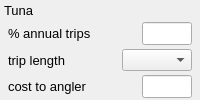
           <widget class="QWidget" native="1" name="widget_4" >
            <layout class="QVBoxLayout" name="verticalLayout" >
             <property name="spacing" >
              <number>4</number>
             </property>
             <property name="leftMargin" >
              <number>4</number>
             </property>
             <property name="topMargin" >
              <number>2</number>
             </property>
             <property name="rightMargin" >
              <number>4</number>
             </property>
             <property name="bottomMargin" >
              <number>2</number>
             </property>
             <item>
              <widget class="QLabel" name="label_4" >
               <property name="font" >
                <font>
                 <pointsize>10</pointsize>
                </font>
               </property>
               <property name="text" >
                <string>Tuna</string>
               </property>
              </widget>
             </item>
             <item>
              <widget class="QWidget" native="1" name="widget_5" >
               <layout class="QHBoxLayout" name="horizontalLayout_4" >
                <property name="spacing" >
                 <number>4</number>
                </property>
                <property name="leftMargin" >
                 <number>4</number>
                </property>
                <property name="topMargin" >
                 <number>0</number>
                </property>
                <property name="rightMargin" >
                 <number>4</number>
                </property>
                <property name="bottomMargin" >
                 <number>0</number>
                </property>
                <item>
                 <widget class="QLabel" name="label_5" >
                  <property name="font" >
                   <font>
                    <pointsize>10</pointsize>
                   </font>
                  </property>
                  <property name="text" >
                   <string>% annual trips</string>
                  </property>
                 </widget>
                </item>
                <item>
                 <spacer name="horizontalSpacer_3" >
                  <property name="orientation" >
                   <enum>Qt::Horizontal</enum>
                  </property>
                  <property name="sizeHint" stdset="0" >
                   <size>
                    <width>40</width>
                    <height>20</height>
                   </size>
                  </property>
                 </spacer>
                </item>
                <item>
                 <widget class="QLineEdit" name="cpfv_target_tuna" >
                  <property name="maximumSize" >
                   <size>
                    <width>50</width>
                    <height>16777215</height>
                   </size>
                  </property>
                  <property name="font" >
                   <font>
                    <pointsize>10</pointsize>
                   </font>
                  </property>
                 </widget>
                </item>
               </layout>
              </widget>
             </item>
             <item>
              <widget class="QWidget" native="1" name="widget_7" >
               <layout class="QHBoxLayout" name="horizontalLayout_5" >
                <property name="spacing" >
                 <number>4</number>
                </property>
                <property name="leftMargin" >
                 <number>4</number>
                </property>
                <property name="topMargin" >
                 <number>0</number>
                </property>
                <property name="rightMargin" >
                 <number>4</number>
                </property>
                <property name="bottomMargin" >
                 <number>0</number>
                </property>
                <item>
                 <widget class="QLabel" name="label_6" >
                  <property name="font" >
                   <font>
                    <pointsize>10</pointsize>
                   </font>
                  </property>
                  <property name="text" >
                   <string>trip length</string>
                  </property>
                 </widget>
                </item>
                <item>
                 <spacer name="horizontalSpacer_3" >
                  <property name="orientation" >
                   <enum>Qt::Horizontal</enum>
                  </property>
                  <property name="sizeHint" stdset="0" >
                   <size>
                    <width>40</width>
                    <height>20</height>
                   </size>
                  </property>
                 </spacer>
                </item>
                <item>
                 <widget class="QComboBox" name="cpfv_tlen_combo_tuna" >
                  <item>
                   <property name="text" >
                    <string/>
                   </property>
                  </item>
                  <item>
                   <property name="text" >
                    <string>1/2 day</string>
                   </property>
                  </item>
                  <item>
                   <property name="text" >
                    <string>3/4 day</string>
                   </property>
                  </item>
                  <item>
                   <property name="text" >
                    <string>1 day</string>
                   </property>
                  </item>
                  <item>
                   <property name="text" >
                    <string>> 1 day</string>
                   </property>
                  </item>
                 </widget>
                </item>
               </layout>
              </widget>
             </item>
             <item>
              <widget class="QWidget" native="1" name="widget_9" >
               <layout class="QHBoxLayout" name="horizontalLayout_6" >
                <property name="spacing" >
                 <number>4</number>
                </property>
                <property name="leftMargin" >
                 <number>4</number>
                </property>
                <property name="topMargin" >
                 <number>0</number>
                </property>
                <property name="rightMargin" >
                 <number>4</number>
                </property>
                <property name="bottomMargin" >
                 <number>0</number>
                </property>
                <item>
                 <widget class="QLabel" name="label_7" >
                  <property name="font" >
                   <font>
                    <pointsize>10</pointsize>
                   </font>
                  </property>
                  <property name="text" >
                   <string>cost to angler</string>
                  </property>
                 </widget>
                </item>
                <item>
                 <spacer name="horizontalSpacer_3" >
                  <property name="orientation" >
                   <enum>Qt::Horizontal</enum>
                  </property>
                  <property name="sizeHint" stdset="0" >
                   <size>
                    <width>40</width>
                    <height>20</height>
                   </size>
                  </property>
                 </spacer>
                </item>
                <item>
                 <widget class="QLineEdit" name="cpfv_angler_cost_tuna" >
                  <property name="maximumSize" >
                   <size>
                    <width>50</width>
                    <height>16777215</height>
                   </size>
                  </property>
                  <property name="font" >
                   <font>
                    <pointsize>10</pointsize>
                   </font>
                  </property>
                 </widget>
                </item>
               </layout>
              </widget>
             </item>
            </layout>
           </widget>
